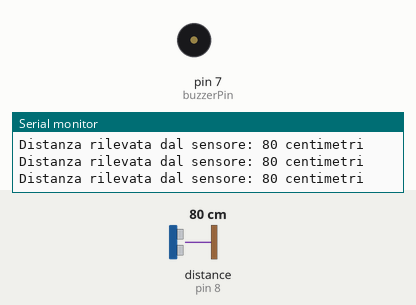
Bench run of a sketch on a simulated Arduino Uno, built with avr-gcc and run on an emulated ATmega328P. Shown: buzzer (waves = sounding), the last lines printed to the serial monitor. Wiring (inferred from the names in the program): ultrasonic range finder: trigger pin 9; echo pin 8. The test bench sets the inputs (shaded band); at power-on: distance to the obstacle (sensor on pin 8) 80 cm. The echo pulse lasts 58.3 µs per cm.

Above: at 6.2 s.
6.3 s: distance to the obstacle (sensor on pin 8) set to 12 cm
7.8 s: distance to the obstacle (sensor on pin 8) set to 9 cm
At 8.12 s:
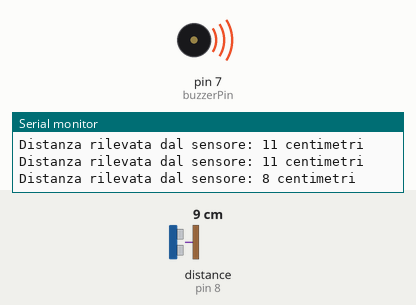
Timing chart, 0 to 16.8 s (numbered marks = the images above; inputs shaded):
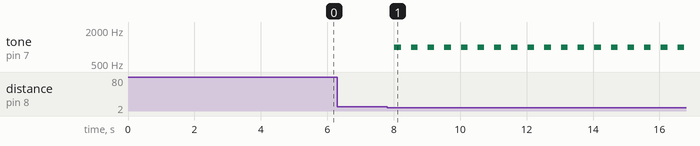

The sketch:

ultrasioni_buzzer.ino
```cpp
// Pin collegato al trigger del sensore
int trigPin = 9;
// Pin collegato al pin echo del sensore
int echoPin = 8;
// Pin collegato al buzzer (usando un pin PWM)
int buzzerPin = 7;

unsigned long durata = 0;
int distanzaCm = 0;

void setup() {
  pinMode(echoPin, INPUT);
  pinMode(trigPin, OUTPUT);
  pinMode(buzzerPin, OUTPUT);
  Serial.begin(9600);

  // Aspetta 10 secondi all'avvio
  delay(5000);
}

void loop() {
  // Invio un impulso di 10 microsecondi dalla scheda al pin trigger
  digitalWrite(trigPin, HIGH);
  delayMicroseconds(10);
  digitalWrite(trigPin, LOW);

  // Calcolo la durata dell'impulso di ritorno inviato dal sensore
  durata = pulseIn(echoPin, HIGH);

  // Converto la durata dell'impulso in una distanza in centimetri
  distanzaCm = durata / 58;

  // Invio il dato alla seriale
  Serial.print("Distanza rilevata dal sensore: ");
  Serial.print(distanzaCm);
  Serial.println(" centimetri");

  // Attiva il buzzer con un suono carino se la distanza è minore di 10 cm
  if (distanzaCm < 10) {
    tone(buzzerPin, 1000, 200); // Frequenza: 1000 Hz, Durata: 200 ms
  }

  delay(500);

  // Disattiva il buzzer dopo un breve periodo di tempo
  noTone(buzzerPin);
}
```

Measured:
- the behaviour switches between 11 and 10 cm on distance to the obstacle (sensor on pin 8) (found by bisection; images 0 and 1)
- after the input at 7.8 s, tone on pin 7 (buzzerPin): alternates 1000 Hz for 0.20 s and silent for 0.30 s, starting after 0.22 s
